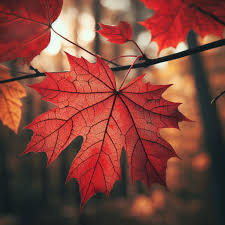
#> input picture images/1.jpeg, 225 x 225 px; its folder holds only this picture in this run
$ python edit.py
#> lines starting #> are read from the running program, lines starting #| are printed output that depends on the picture
from PIL import Image, ImageEnhance, ImageFilter
import os

path = './images'

if not os.path.exists("editedImages"):
    os.mkdir("editedImages")

pathOut = './editedImages'

for filename in os.listdir(path):
    img = Image.open(f'{path}/{filename}')
#> img is the input picture: PIL image 225x225 RGB; mean R, G, B 128.7, 69.5, 59.3

    edit = img.filter(ImageFilter.SHARPEN).convert('L')
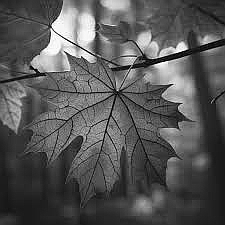
#> edit: PIL image 225x225 L; min 0, max 255, mean 86.2
    edit = edit.filter(ImageFilter.DETAIL)
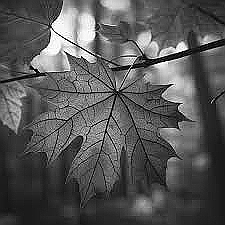
#> edit: PIL image 225x225 L; min 0, max 255, mean 86.5

    factor = 1.5
    enhancer = ImageEnhance.Contrast(edit)
    edit = enhancer.enhance(factor)
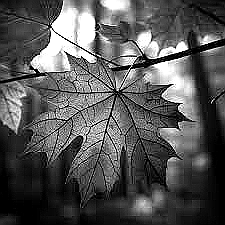
#> edit: PIL image 225x225 L; min 0, max 255, mean 85.5

    clean_name = os.path.splitext(filename)[0]

    edit.save(f'{pathOut}/{clean_name}_edited.jpg')

$ run again, on images/2.jpeg
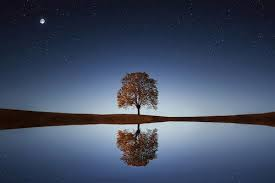
#> input picture images/2.jpeg, 275 x 183 px
#> img is the input picture: PIL image 275x183 RGB; mean R, G, B 66, 77.1, 99.4
#> `edit = edit.filter(ImageFilter.DETAIL)`:
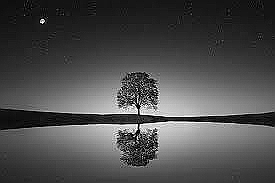
#> edit: PIL image 275x183 L; min 0, max 255, mean 77
#> `edit = enhancer.enhance(factor)`:
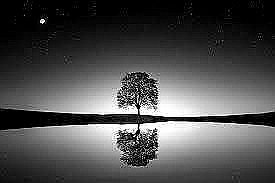
#> edit: PIL image 275x183 L; min 0, max 255, mean 77.7

$ run again, on images/3.jpeg
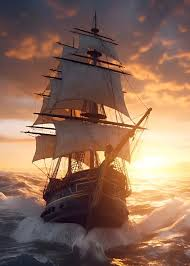
#> input picture images/3.jpeg, 190 x 266 px
#> img is the input picture: PIL image 190x266 RGB; mean R, G, B 141.2, 108, 89.6
#> `edit = edit.filter(ImageFilter.DETAIL)`:
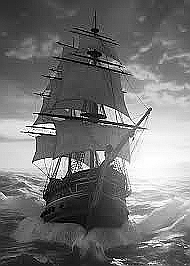
#> edit: PIL image 190x266 L; min 0, max 255, mean 115.8
#> `edit = enhancer.enhance(factor)`:
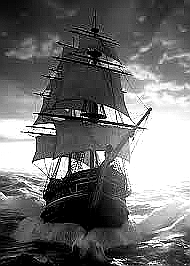
#> edit: PIL image 190x266 L; min 0, max 255, mean 111.7

$ run again, on images/5.jpeg
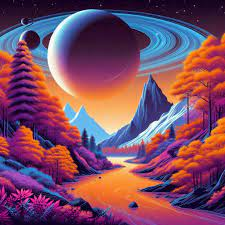
#> input picture images/5.jpeg, 225 x 225 px
#> img is the input picture: PIL image 225x225 RGB; mean R, G, B 124.2, 74.6, 99.4
#> `edit = edit.filter(ImageFilter.DETAIL)`:
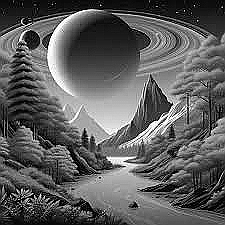
#> edit: PIL image 225x225 L; min 0, max 255, mean 93.2
#> `edit = enhancer.enhance(factor)`:
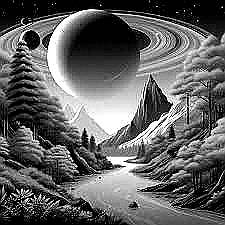
#> edit: PIL image 225x225 L; min 0, max 255, mean 96.1
